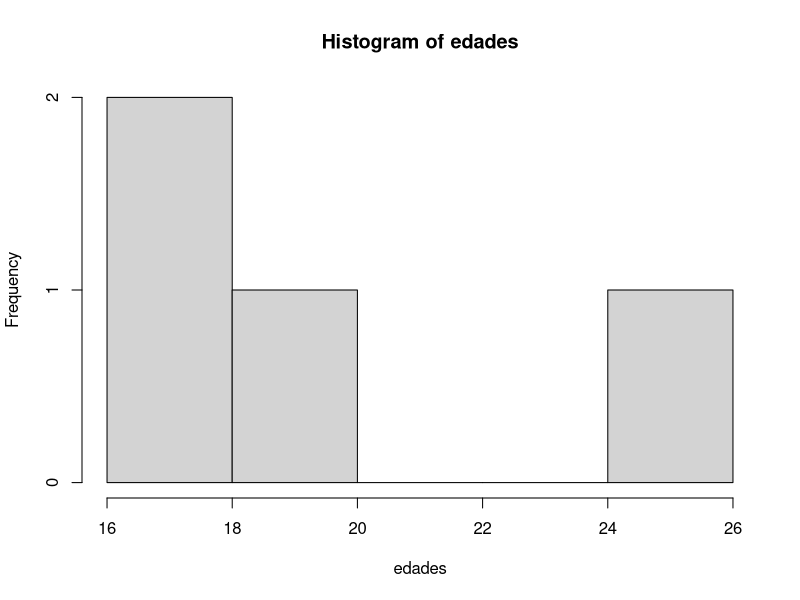

The R script that drew this image:
## ---- chunk 1
# Vectores numéricos
edades <- c(17, 20, 18, 25)          # Enteros
alturas <- c(1.75, 1.68, 1.82, 1.65) # Decimales

# Vectores de texto (character)
nombres <- c("Juan", "Ana", "Luis", "María")

# Vectores lógicos
# Creados usando la función c()
mayores_de_edad <- c(FALSE, TRUE, TRUE, TRUE)
# O mediante una comparación empleando operadores lógicos  
mayores_de_edad <- edades >= 18
## ---- chunk 2
# Mezcla de números y texto
vector_mixto <- c(1, 2, "tres")
# Resultado: "1" "2" "tres"
## ---- chunk 3
# Acceder a elementos individuales
primer_nombre <- nombres[1]    # "Juan"
ultima_edad <- edades[4]       # 25

# Acceder a múltiples elementos
nombres_seleccionados <- nombres[c(1, 3)]  # "Juan" "Luis"
## ---- chunk 4
# Filtrar personas mayores de 20 años
mayores_20 <- edades[edades > 20]

# Obtener nombres de personas mayores de 20
nombres_mayores_20 <- nombres[edades > 20]
## ---- chunk 5
# Combinar dos vectores
nuevo_vector <- c(edades, c(22, 21))
nuevo_vector
## ---- chunk 6
# Estadísticas básicas
promedio_edades <- mean(edades)       # Media
edad_maxima <- max(edades)            # Valor máximo
edad_minima <- min(edades)            # Valor mínimo
total_elementos <- length(edades)      # Número de elementos

# Ordenamiento
edades_ordenadas <- sort(edades)      # Orden ascendente
edades_descendente <- sort(edades, decreasing = TRUE)  # Orden descendente
## ---- chunk 7
# Análisis descriptivo
summary(edades)  # Resumen estadístico
table(mayores_de_edad)  # Tabla de frecuencias
hist(edades)  # Histograma de edades
## ---- chunk 8
# Ejemplo 1: Solo se especifica data y nrow
# R calcula automáticamente el número de columnas
matriz1 <- matrix(1:6, nrow = 2)
print(matriz1)


# Ejemplo 2: Solo se especifica data y ncol
# R calcula automáticamente el número de filas
matriz2 <- matrix(1:6, ncol = 2)
print(matriz2)


# Ejemplo 3: Se especifican nrow y ncol
matriz3 <- matrix(1:6, nrow = 2, ncol = 3)
print(matriz3)


# Ejemplo 4: Uso del argumento byrow
matriz4 <- matrix(1:6, nrow = 2, ncol = 3, byrow = TRUE)
print(matriz4)


# Ejemplo 5: Asignación de nombres a filas y columnas con dimnames
matriz5 <- matrix(1:4, nrow = 2, 
                  dimnames = list(c("Fila1", "Fila2"), 
                                  c("Col1", "Col2")))
print(matriz5)

## ---- chunk 9
# Ejemplo de reciclaje de datos
matriz6 <- matrix(1:3, nrow = 2, ncol = 4)
print(matriz6) # R repite los valores de 1:3 hasta llenar la matriz


## ---- chunk 10
# Dimensiones de la matriz
dim(matriz1)      # Devuelve (filas, columnas)
nrow(matriz1)     # Número de filas
ncol(matriz1)     # Número de columnas

# Asignación de nombres a filas y columnas
rownames(matriz1) <- c("Fila1", "Fila2")
colnames(matriz1) <- c("Col1", "Col2", "Col3")
print(matriz1)

## ---- chunk 11
# Acceso a un elemento específico
elemento <- matriz1[2, 1]     # Elemento en fila 2, columna 1
print(elemento)

# Acceso a una fila completa
fila_completa <- matriz1[1, ] # Primera fila completa
print(fila_completa)

# Acceso a una columna completa
col_completa <- matriz1[, 2]  # Segunda columna completa
print(col_completa)

# Filtrado condicional
elementos_mayores_3 <- matriz1[matriz1 > 3]
print(elementos_mayores_3)  # Devuelve: 4 5 6
## ---- chunk 12
# Crear dos matrices compatibles para combinar
matrizA <- matrix(1:6, nrow = 3)
matrizB <- matrix(7:12, nrow = 3)

# Combinación por columnas
matriz_columnas <- cbind(matrizA, matrizB)
print(matriz_columnas)

# Combinación por filas
matriz_filas <- rbind(matrizA, matrizB)
print(matriz_filas)

## ---- chunk 13
# Operaciones aritméticas elemento a elemento
matriz_C <- matrix(1:4, nrow = 2)
matriz_D <- matrix(5:8, nrow = 2)

suma <- matriz_C + matriz_D
producto <- matriz_C * matriz_D

# Multiplicación matricial
producto_matricial <- matriz_C %*% matriz_D

# Transposición de matrices
matriz_transpuesta <- t(matriz_C)

## ---- chunk 14
# 1. Definir los vectores
nombres <- c("Juan", "Ana", "Luis", "María")
edades <- c(17, 20, 18, 25)
mayores_de_edad <- edades >= 18

# 2. Crear el data frame
datos <- data.frame(nombres, edades, mayores_de_edad)

# 3. Visualizar el data frame
datos
## ---- chunk 15
# Acceso a la columna 'nombres'
datos$nombres

## ---- chunk 16
# Filtrar filas donde la edad sea mayor a 20
datos_filtrados <- datos[datos$edades > 20, ]
datos_filtrados
## ---- chunk 17
# Agregar una columna llamada 'altura' al data frame
datos$altura <- c(1.75, 1.60, 1.80, 1.65)
## ---- chunk 18
# Crear un nuevo data frame solo con las columnas 'nombres' y 'edades'
subgrupo <- subset(datos, select = c(nombres, edades))
## ---- chunk 19
# Obtener un resumen estadístico de todas las columnas del data frame
summary(datos)
## ---- chunk 20
# 1. Definir los elementos
nombres <- c("Juan", "Ana")      # Vector de texto
edades <- c(18, 20)              # Vector numérico
datos_completos <- datos         # Data frame

# 2. Crear la lista con nombres para cada elemento
mi_lista <- list(
  nombres = nombres,
  edades = edades,
  datos_completos = datos_completos
)
## ---- chunk 21
# Acceder al elemento 'nombres' usando $
mi_lista$nombres

# Acceder al elemento 'nombres' usando corchetes dobles
mi_lista[["nombres"]]
## ---- chunk 22
# Acceder al primer elemento de la lista (en este caso, el vector de nombres)
mi_lista[[1]]
## ---- chunk 23
# Devuelve una sublista
mi_lista[1]

# Devuelve el elemento directamente
mi_lista[[1]]
